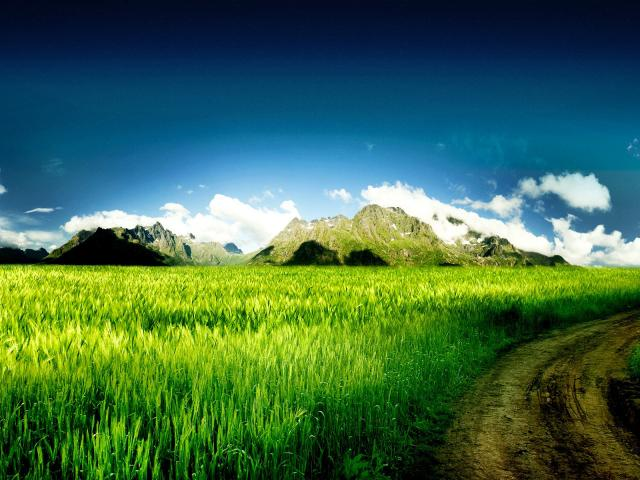
%> input picture test.jpg, 640 x 480 px
$ octave --eval "result = set_filter(imread('../test.jpg'));"   (GNU Octave 9; MATLAB toolbox functions it lacks are replaced by stand-ins)
%> lines starting %> are read from the running program, lines starting %| are printed output that depends on the picture
function filtering_intensity = set_filter( image )
%This Function Basically Sorts Out How Aggressive A Filter To Use When
%A User Moves A Camera
%Accelerometer Can Also Be Used instead Of this

[row col]=size(image);
%> row = 480; col = 1920
%Use Laplacian To Filter Out The Image
l=fspecial('laplacian',0.4);
ig=rgb2gray(image);
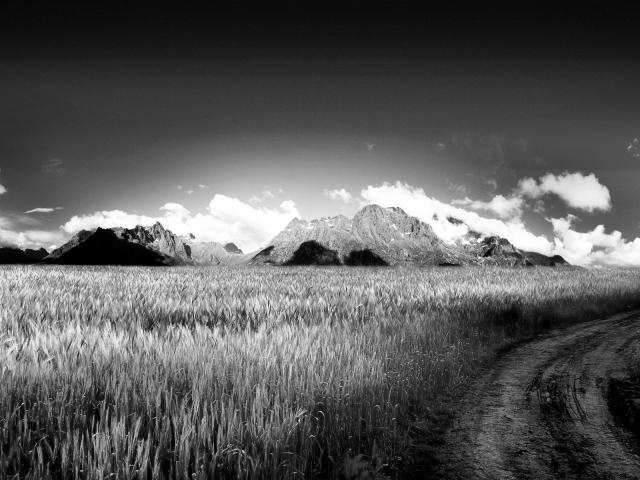
%> ig: size 480x640 uint8; min 0, max 255, mean 89.4
inew=imfilter(ig,l,'conv');
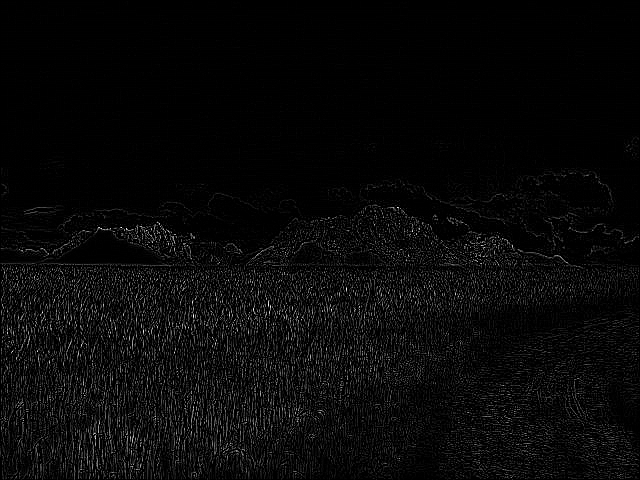
%> inew: size 480x640 uint8; min 0, max 255, mean 8.9
%> (the run ends here)
